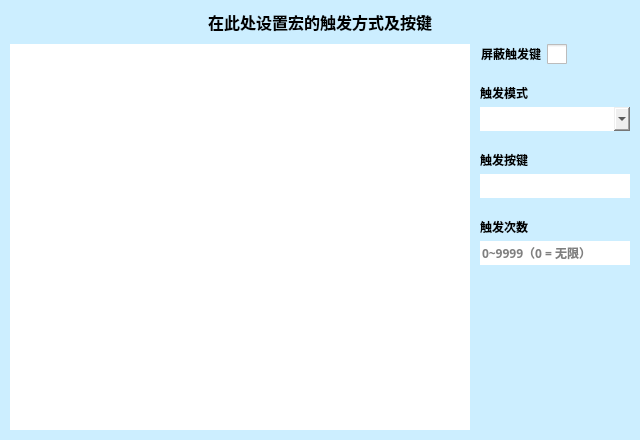
<?xml version="1.0" encoding="UTF-8"?>
<ui version="4.0">
 <class>TriggerUiClass</class>
 <widget class="QWidget" name="TriggerUiClass">
  <property name="geometry">
   <rect>
    <x>0</x>
    <y>0</y>
    <width>640</width>
    <height>440</height>
   </rect>
  </property>
  <property name="sizePolicy">
   <sizepolicy hsizetype="Fixed" vsizetype="Fixed">
    <horstretch>0</horstretch>
    <verstretch>0</verstretch>
   </sizepolicy>
  </property>
  <property name="minimumSize">
   <size>
    <width>640</width>
    <height>440</height>
   </size>
  </property>
  <property name="maximumSize">
   <size>
    <width>640</width>
    <height>440</height>
   </size>
  </property>
  <property name="windowTitle">
   <string>Trigger</string>
  </property>
  <property name="styleSheet">
   <string notr="true"/>
  </property>
  <layout class="QVBoxLayout" name="verticalLayout_5">
   <property name="spacing">
    <number>0</number>
   </property>
   <property name="leftMargin">
    <number>0</number>
   </property>
   <property name="topMargin">
    <number>0</number>
   </property>
   <property name="rightMargin">
    <number>0</number>
   </property>
   <property name="bottomMargin">
    <number>0</number>
   </property>
   <item>
    <widget class="QWidget" name="clientWidget" native="true">
     <property name="styleSheet">
      <string notr="true">*{color:black;border:none;outline:none;font-size:12px;font-family:&quot;Microsoft YaHei&quot;}QMainWindow,QDialog{border:1px solid gray}#titleWidget{background-color:white}#titleWidget *{font-size:14px}#titleWidget QPushButton,#titleWidget QCheckBox::indicator{background-color:#CCC;width:20px;height:20px;border-radius:10px}#titleWidget QCheckBox::indicator:checked{image:url(:/checked.png)}#clientWidget{background-color:#CEF}QMenu,#clientWidget QLineEdit,#clientWidget QTextEdit,#clientWidget QKeyEdit,#clientWidget QCheckBox::indicator,#clientWidget QRadioButton::indicator,#clientWidget QHeaderView,#clientWidget QHeaderView::section,#clientWidget QTableWidget,#clientWidget QTableWidget QTableCornerButton::section,#clientWidget QComboBox,#clientWidget QComboBox QAbstractItemView{background-color:white;color:black}#clientWidget QPushButton,#clientWidget QTabBar::tab,#clientWidget QTabBar::tab:first,#clientWidget QTabBar::tab:last{background-color:#ADE;color:black}#clientWidget QCheckBox::indicator,#clientWidget QRadioButton::indicator{width:20px;height:20px}#clientWidget QComboBox{padding-left:3px}QMenu::item:selected,#clientWidget QPushButton:hover,#clientWidget QCheckBox::indicator:hover,#clientWidget QRadioButton::indicator:hover,#clientWidget QTableWidget::item:hover,#clientWidget QTabBar::tab:hover,#clientWidget QTabBar::tab:first:hover,#clientWidget QTabBar::tab:last:hover{background-color:#BEF;color:black}#clientWidget QTableWidget::item:selected{background-color:#CEF;color:black}#clientWidget QTabBar::tab:selected,#clientWidget QTabBar::tab:first:selected,#clientWidget QTabBar::tab:last:selected{background-color:#CEF;color:black}#clientWidget QCheckBox::indicator:checked,#clientWidget QRadioButton::indicator:checked{image:url(:/checked.png)}#clientWidget #bnWndActive,#clientWidget #bnPos,#clientWidget #bnColorRect{background-color:white}</string>
     </property>
     <layout class="QVBoxLayout" name="verticalLayout">
      <property name="spacing">
       <number>10</number>
      </property>
      <property name="leftMargin">
       <number>10</number>
      </property>
      <property name="topMargin">
       <number>10</number>
      </property>
      <property name="rightMargin">
       <number>10</number>
      </property>
      <property name="bottomMargin">
       <number>10</number>
      </property>
      <item>
       <widget class="QLabel" name="lbTrigger">
        <property name="font">
         <font>
          <family>Microsoft YaHei</family>
          <pointsize>-1</pointsize>
          <weight>75</weight>
          <bold>true</bold>
         </font>
        </property>
        <property name="styleSheet">
         <string notr="true">font-family:&quot;Microsoft YaHei&quot;;font-size:16px;</string>
        </property>
        <property name="text">
         <string>在此处设置宏的触发方式及按键</string>
        </property>
        <property name="alignment">
         <set>Qt::AlignCenter</set>
        </property>
       </widget>
      </item>
      <item>
       <layout class="QHBoxLayout" name="box">
        <property name="spacing">
         <number>10</number>
        </property>
        <property name="rightMargin">
         <number>0</number>
        </property>
        <item>
         <widget class="QTableWidget" name="tbActions">
          <property name="sizePolicy">
           <sizepolicy hsizetype="Minimum" vsizetype="Preferred">
            <horstretch>0</horstretch>
            <verstretch>0</verstretch>
           </sizepolicy>
          </property>
          <property name="minimumSize">
           <size>
            <width>460</width>
            <height>0</height>
           </size>
          </property>
          <property name="font">
           <font>
            <family>Microsoft YaHei</family>
            <pointsize>-1</pointsize>
            <weight>75</weight>
            <bold>true</bold>
           </font>
          </property>
          <property name="layoutDirection">
           <enum>Qt::LeftToRight</enum>
          </property>
          <property name="autoFillBackground">
           <bool>false</bool>
          </property>
          <property name="styleSheet">
           <string notr="true">QHeaderView::section,QScrollBar{background:transparent}</string>
          </property>
          <property name="verticalScrollBarPolicy">
           <enum>Qt::ScrollBarAlwaysOff</enum>
          </property>
          <property name="horizontalScrollBarPolicy">
           <enum>Qt::ScrollBarAlwaysOff</enum>
          </property>
          <property name="editTriggers">
           <set>QAbstractItemView::NoEditTriggers</set>
          </property>
          <property name="tabKeyNavigation">
           <bool>false</bool>
          </property>
          <property name="selectionMode">
           <enum>QAbstractItemView::SingleSelection</enum>
          </property>
          <property name="selectionBehavior">
           <enum>QAbstractItemView::SelectRows</enum>
          </property>
          <property name="textElideMode">
           <enum>Qt::ElideRight</enum>
          </property>
          <property name="showGrid">
           <bool>false</bool>
          </property>
         </widget>
        </item>
        <item>
         <layout class="QVBoxLayout" name="enBox">
          <property name="spacing">
           <number>20</number>
          </property>
          <item>
           <layout class="QHBoxLayout" name="blockBox">
            <property name="spacing">
             <number>5</number>
            </property>
            <item>
             <widget class="QCheckBox" name="chbBlock">
              <property name="sizePolicy">
               <sizepolicy hsizetype="Preferred" vsizetype="Preferred">
                <horstretch>0</horstretch>
                <verstretch>0</verstretch>
               </sizepolicy>
              </property>
              <property name="font">
               <font>
                <family>Microsoft YaHei</family>
                <pointsize>-1</pointsize>
                <weight>75</weight>
                <bold>true</bold>
               </font>
              </property>
              <property name="focusPolicy">
               <enum>Qt::ClickFocus</enum>
              </property>
              <property name="layoutDirection">
               <enum>Qt::RightToLeft</enum>
              </property>
              <property name="styleSheet">
               <string notr="true"/>
              </property>
              <property name="text">
               <string>屏蔽触发键</string>
              </property>
              <property name="checkable">
               <bool>true</bool>
              </property>
              <property name="autoRepeat">
               <bool>false</bool>
              </property>
              <property name="autoExclusive">
               <bool>false</bool>
              </property>
              <property name="tristate">
               <bool>false</bool>
              </property>
             </widget>
            </item>
            <item>
             <spacer name="horizontalSpacer_2">
              <property name="orientation">
               <enum>Qt::Horizontal</enum>
              </property>
              <property name="sizeHint" stdset="0">
               <size>
                <width>40</width>
                <height>20</height>
               </size>
              </property>
             </spacer>
            </item>
           </layout>
          </item>
          <item>
           <layout class="QVBoxLayout" name="modeBox">
            <property name="spacing">
             <number>5</number>
            </property>
            <item>
             <widget class="QLabel" name="lbMode">
              <property name="sizePolicy">
               <sizepolicy hsizetype="Preferred" vsizetype="Preferred">
                <horstretch>0</horstretch>
                <verstretch>0</verstretch>
               </sizepolicy>
              </property>
              <property name="font">
               <font>
                <family>Microsoft YaHei</family>
                <pointsize>-1</pointsize>
                <weight>75</weight>
                <bold>true</bold>
               </font>
              </property>
              <property name="text">
               <string>触发模式</string>
              </property>
             </widget>
            </item>
            <item>
             <widget class="QComboBox" name="cmbMode">
              <property name="sizePolicy">
               <sizepolicy hsizetype="Preferred" vsizetype="Preferred">
                <horstretch>0</horstretch>
                <verstretch>0</verstretch>
               </sizepolicy>
              </property>
              <property name="minimumSize">
               <size>
                <width>0</width>
                <height>24</height>
               </size>
              </property>
              <property name="font">
               <font>
                <family>Microsoft YaHei</family>
                <pointsize>-1</pointsize>
                <weight>75</weight>
                <bold>true</bold>
               </font>
              </property>
              <property name="focusPolicy">
               <enum>Qt::ClickFocus</enum>
              </property>
              <property name="toolTip">
               <string>切换：点击触发键执行宏，再次点击触发键停止
按下：按下触发键执行宏，直到完成对应次数或松开
松开：松开触发键执行宏，直到完成对应次数或按下</string>
              </property>
              <property name="styleSheet">
               <string notr="true"/>
              </property>
             </widget>
            </item>
           </layout>
          </item>
          <item>
           <layout class="QVBoxLayout" name="keyBox">
            <property name="spacing">
             <number>5</number>
            </property>
            <item>
             <widget class="QLabel" name="lbTr">
              <property name="sizePolicy">
               <sizepolicy hsizetype="Preferred" vsizetype="Preferred">
                <horstretch>0</horstretch>
                <verstretch>0</verstretch>
               </sizepolicy>
              </property>
              <property name="font">
               <font>
                <family>Microsoft YaHei</family>
                <pointsize>-1</pointsize>
                <weight>75</weight>
                <bold>true</bold>
               </font>
              </property>
              <property name="text">
               <string>触发按键</string>
              </property>
             </widget>
            </item>
            <item>
             <widget class="QKeyEdit" name="hkTr" native="true">
              <property name="sizePolicy">
               <sizepolicy hsizetype="Preferred" vsizetype="Fixed">
                <horstretch>0</horstretch>
                <verstretch>0</verstretch>
               </sizepolicy>
              </property>
              <property name="minimumSize">
               <size>
                <width>48</width>
                <height>24</height>
               </size>
              </property>
              <property name="maximumSize">
               <size>
                <width>16777215</width>
                <height>24</height>
               </size>
              </property>
              <property name="font">
               <font>
                <family>Microsoft YaHei</family>
                <pointsize>-1</pointsize>
                <weight>75</weight>
                <bold>true</bold>
               </font>
              </property>
              <property name="styleSheet">
               <string notr="true">background-color:white;font-size:12px;</string>
              </property>
             </widget>
            </item>
           </layout>
          </item>
          <item>
           <layout class="QVBoxLayout" name="countBox">
            <property name="spacing">
             <number>5</number>
            </property>
            <item>
             <widget class="QLabel" name="lbCount">
              <property name="sizePolicy">
               <sizepolicy hsizetype="Preferred" vsizetype="Preferred">
                <horstretch>0</horstretch>
                <verstretch>0</verstretch>
               </sizepolicy>
              </property>
              <property name="font">
               <font>
                <family>Microsoft YaHei</family>
                <pointsize>-1</pointsize>
                <weight>75</weight>
                <bold>true</bold>
               </font>
              </property>
              <property name="text">
               <string>触发次数</string>
              </property>
             </widget>
            </item>
            <item>
             <widget class="QLineEdit" name="etCount">
              <property name="sizePolicy">
               <sizepolicy hsizetype="Preferred" vsizetype="Preferred">
                <horstretch>0</horstretch>
                <verstretch>0</verstretch>
               </sizepolicy>
              </property>
              <property name="minimumSize">
               <size>
                <width>0</width>
                <height>24</height>
               </size>
              </property>
              <property name="font">
               <font>
                <family>Microsoft YaHei</family>
                <pointsize>-1</pointsize>
                <weight>75</weight>
                <bold>true</bold>
               </font>
              </property>
              <property name="focusPolicy">
               <enum>Qt::ClickFocus</enum>
              </property>
              <property name="statusTip">
               <string/>
              </property>
              <property name="inputMask">
               <string/>
              </property>
              <property name="dragEnabled">
               <bool>false</bool>
              </property>
              <property name="placeholderText">
               <string>0~9999（0 = 无限）</string>
              </property>
             </widget>
            </item>
           </layout>
          </item>
          <item>
           <spacer name="verticalSpacer">
            <property name="orientation">
             <enum>Qt::Vertical</enum>
            </property>
            <property name="sizeHint" stdset="0">
             <size>
              <width>0</width>
              <height>0</height>
             </size>
            </property>
           </spacer>
          </item>
         </layout>
        </item>
       </layout>
      </item>
     </layout>
    </widget>
   </item>
  </layout>
 </widget>
 <customwidgets>
  <customwidget>
   <class>QKeyEdit</class>
   <extends>QWidget</extends>
   <header>QKeyEdit.h</header>
  </customwidget>
 </customwidgets>
 <resources>
  <include location="../.res/QuickInput.qrc"/>
 </resources>
 <connections/>
</ui>
